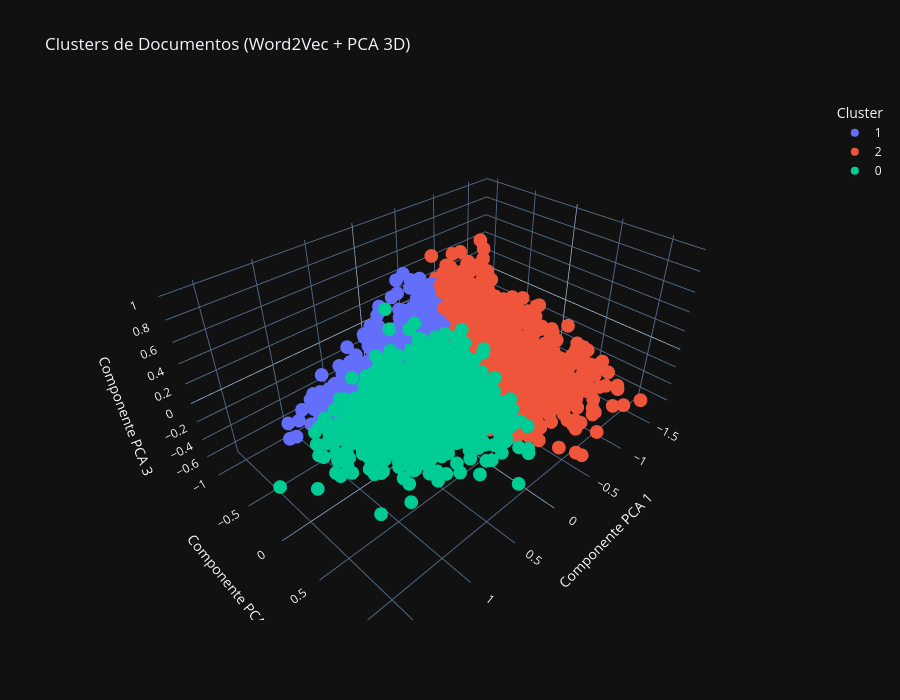

The cell this chart's notebook holds for it:
### Code cell
# 3. Redução de Dimensionalidade com PCA para Visualização
# PCA para reduzir para 3 componentes para visualização 3D
pca_w2v = PCA(n_components=3)

# Aplicando PCA aos vetores Word2Vec (não precisa de .toarray())
caracteristicas_reduzidas_w2v = pca_w2v.fit_transform(vetores_documentos)

# 4. Preparar DataFrame para Plotagem
# Criando um DataFrame que inclui as 3 componentes PCA, Cluster e Documento
pca_w2v_df = pd.DataFrame(
    caracteristicas_reduzidas_w2v,
    columns=['Componente PCA 1', 'Componente PCA 2', 'Componente PCA 3']
)
# Adiciona as informações de cluster e documento ao DataFrame do PCA
pca_w2v_df['Cluster'] = df_w2v_docs['Cluster']
pca_w2v_df['Documento Original'] = df_w2v_docs['Documento Original']

# Convertendo os rótulos dos clusters para string para cores categóricas no Plotly
pca_w2v_df['Cluster'] = pca_w2v_df['Cluster'].astype(str)

# 5. Criar Gráfico 3D Interativo com Plotly Express
fig_w2v = px.scatter_3d(
    pca_w2v_df,
    x='Componente PCA 1',
    y='Componente PCA 2',
    z='Componente PCA 3',        # Mapeando a terceira componente para o eixo Z
    color='Cluster',             # Colorindo os pontos pelo cluster atribuído
    title='Clusters de Documentos (Word2Vec + PCA 3D)', # Título atualizado
    labels={                     # Rótulos dos eixos
        'Componente PCA 1': 'Componente PCA 1',
        'Componente PCA 2': 'Componente PCA 2',
        'Componente PCA 3': 'Componente PCA 3'
    },
    width=900,                   # Largura/Altura do gráfico (ajustável)
    height=700,
    hover_data={                 # Dados a exibir ao passar o mouse sobre um ponto
        'Componente PCA 1': ':.2f', # Formata PCA para 2 casas decimais no hover
        'Componente PCA 2': ':.2f',
        'Componente PCA 3': ':.2f',
        'Cluster': True, # Mostra o número do cluster
        'Documento Original': True # Mostra o texto do documento original
    }
    # Alternativa para hover_data: hover_data=['Documento Original', 'Cluster']
)

# Opcional: Ajustar a aparência dos marcadores
# fig_w2v.update_traces(marker=dict(size=5, opacity=0.8))

# Exibir o gráfico interativo
fig_w2v.show()

### Figure 1 — Plotly figure (JSON) as saved in the notebook; plotly's stock layout.template omitted (floating-point values rounded to 4 significant figures; data arrays with more than 128 entries replaced by an {"elided": "..."} marker saying what was removed)
{"data": [{"customdata": {"elided": "2042x2 str values"}, "hovertemplate": "Cluster=%{customdata[0]}<br>Componente PCA 1=%{x:.2f}<br>Componente PCA 2=%{y:.2f}<br>Componente PCA 3=%{z:.2f}<br>Documento Original=%{customdata[1]}<extra></extra>", "legendgroup": "1", "marker": {"color": "#636efa", "symbol": "circle"}, "mode": "markers", "name": "1", "scene": "scene", "showlegend": true, "x": {"elided": "2042 float values"}, "y": {"elided": "2042 float values"}, "z": {"elided": "2042 float values"}, "type": "scatter3d"}, {"customdata": {"elided": "2375x2 str values"}, "hovertemplate": "Cluster=%{customdata[0]}<br>Componente PCA 1=%{x:.2f}<br>Componente PCA 2=%{y:.2f}<br>Componente PCA 3=%{z:.2f}<br>Documento Original=%{customdata[1]}<extra></extra>", "legendgroup": "2", "marker": {"color": "#EF553B", "symbol": "circle"}, "mode": "markers", "name": "2", "scene": "scene", "showlegend": true, "x": {"elided": "2375 float values"}, "y": {"elided": "2375 float values"}, "z": {"elided": "2375 float values"}, "type": "scatter3d"}, {"customdata": {"elided": "1795x2 str values"}, "hovertemplate": "Cluster=%{customdata[0]}<br>Componente PCA 1=%{x:.2f}<br>Componente PCA 2=%{y:.2f}<br>Componente PCA 3=%{z:.2f}<br>Documento Original=%{customdata[1]}<extra></extra>", "legendgroup": "0", "marker": {"color": "#00cc96", "symbol": "circle"}, "mode": "markers", "name": "0", "scene": "scene", "showlegend": true, "x": {"elided": "1795 float values"}, "y": {"elided": "1795 float values"}, "z": {"elided": "1795 float values"}, "type": "scatter3d"}], "layout": {"scene": {"domain": {"x": [0.0, 1.0], "y": [0.0, 1.0]}, "xaxis": {"title": {"text": "Componente PCA 1"}}, "yaxis": {"title": {"text": "Componente PCA 2"}}, "zaxis": {"title": {"text": "Componente PCA 3"}}}, "legend": {"title": {"text": "Cluster"}, "tracegroupgap": 0}, "title": {"text": "Clusters de Documentos (Word2Vec + PCA 3D)"}, "height": 700, "width": 900}}
